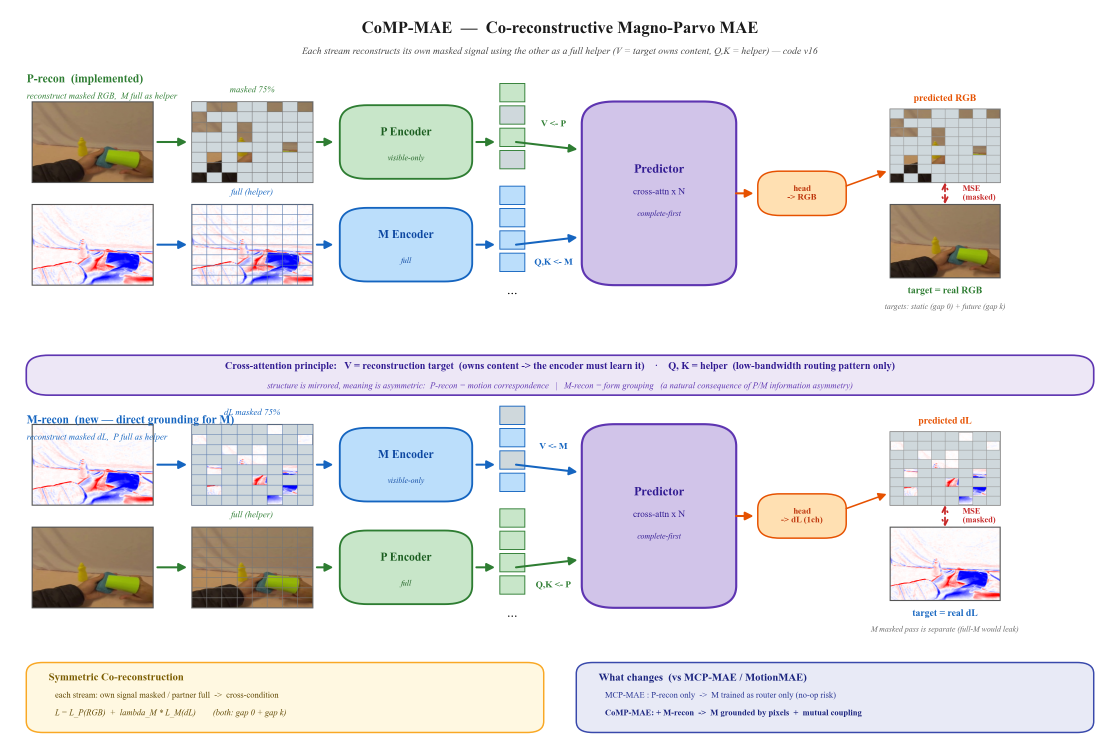
#> input picture paper_artifacts/architecture/comp_mae_fig.png, 3359 x 2260 px, given in place of epoch_030_pair.png, which was not available (shown at 1/3 size)
$ python make_mcp_mae_fig.py paper_artifacts/architecture/mcp_mae_fig.png
#> lines starting #> are read from the running program, lines starting #| are printed output that depends on the picture; pictures that were not available may be replaced by others from this repository, and a replacement may not be noted
### scripts/viz/arch_figs/_common.py
"""Shared helpers for architecture figures (MCP-MAE, MS-JEPA, ...).

Color convention, EgoDex frame extraction, and matplotlib drawing primitives
shared by the make_*_fig.py scripts in this directory.

Conventions (single source of truth — keep in sync with the mermaid companions):
  P / appearance / what  -> green
  M / motion / where     -> blue
  routing / predictor    -> purple
  head / output          -> orange
  teacher / EMA          -> teal   (MS-JEPA only)
  loss                   -> red ;  masked patch -> gray

Coordinate system: every figure draws on an axis with xlim/ylim = (0, 100).
Run scripts from the repo root so the default frame path resolves.
"""
import numpy as np
from PIL import Image
import matplotlib.pyplot as plt
from matplotlib.patches import FancyBboxPatch, Rectangle, FancyArrowPatch
from matplotlib.font_manager import FontProperties

# ---- color convention ---------------------------------------------------
C_P, C_P_FILL = "#2E7D32", "#c8e6c9"      # P / appearance / what
C_M, C_M_FILL = "#1565C0", "#bbdefb"      # M / motion / where
C_RT, C_RT_FILL = "#5E35B1", "#d1c4e9"    # routing / predictor
C_HD, C_HD_FILL = "#E65100", "#ffe0b2"    # head / output
C_TE, C_TE_FILL = "#00838f", "#b2ebf2"    # teacher / EMA (MS-JEPA)
C_LOSS = "#c62828"
C_GRAY = "#cfd8dc"
TXT = "#1a1a1a"
SERIF = FontProperties(family="Times New Roman")

NG = 8   # display patch grid (model is 14x14; coarse grid is schematic)

# default frame source: an EgoDex pair with clear, localized object motion
DEFAULT_PAIR_PNG = "paper_artifacts/recon_quality/msjepa_runB2_samples/epoch_030_pair.png"


def load_frame_pair(png=DEFAULT_PAIR_PNG, col_t=(228, 546), col_tk=(562, 880),
                    row=(492, 810), size=224):
    """Extract (frame_t, frame_t+k, dL) from a recon-sample contact sheet.

    Columns 1/2 of the sheet are GT frame_t / frame_t+k; `row` selects an
    EgoDex hand-manipulation example. dL = luminance(t+k) - luminance(t)
    (the M channel, matching preprocessing.compute_m_channel no-Sobel).
    """
#> called with col_t = (228, 546), col_tk = (562, 880), row = (492, 810), size = 224
    src = Image.open(png).convert("RGB")
    ft = np.asarray(src.crop((col_t[0], row[0], col_t[1], row[1])).resize((size, size))).astype(float) / 255.0
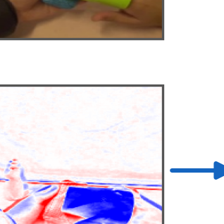
#> ft: shape (224, 224, 3) float64; mean R, G, B 0.863, 0.825, 0.859
    ftk = np.asarray(src.crop((col_tk[0], row[0], col_tk[1], row[1])).resize((size, size))).astype(float) / 255.0
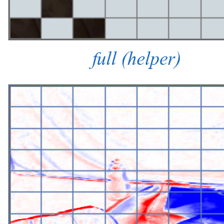
#> ftk: shape (224, 224, 3) float64; mean R, G, B 0.851, 0.834, 0.887
    lum = lambda x: 0.299 * x[..., 0] + 0.587 * x[..., 1] + 0.114 * x[..., 2]
    return ft, ftk, lum(ftk) - lum(ft)


def random_mask(seed=7, ratio=0.75):
    """Boolean [NG, NG] mask (True = masked) for the schematic patch grid."""
    return np.random.default_rng(seed).random((NG, NG)) < ratio


def new_canvas(figsize=(16.5, 8.4), dpi=200):
    fig = plt.figure(figsize=figsize, dpi=dpi)
    ax = fig.add_axes([0, 0, 1, 1])
    ax.set_xlim(0, 100)
    ax.set_ylim(0, 100)
    ax.axis("off")
    return fig, ax


# ---- drawing primitives (stateless; take ax first) ----------------------
def text(ax, x, y, s, size=12, color=TXT, weight="normal", style="normal", ha="center", va="center"):
    ax.text(x, y, s, fontsize=size, color=color, fontweight=weight, fontstyle=style,
            ha=ha, va=va, fontproperties=SERIF, zorder=10)


def box(ax, x, y, w, h, fc, ec, lw=1.8, r=2.5, z=3):
    ax.add_patch(FancyBboxPatch((x, y), w, h, boxstyle=f"round,pad=0.02,rounding_size={r}",
                 fc=fc, ec=ec, lw=lw, zorder=z, mutation_aspect=1))


def arrow(ax, x0, y0, x1, y1, color=TXT, lw=2.2, ls="-", z=6, mut=18, style="-|>", conn=None):
    kw = dict(arrowstyle=style, mutation_scale=mut, color=color, lw=lw, ls=ls,
              zorder=z, shrinkA=0, shrinkB=0)
    if conn is not None:
        kw["connectionstyle"] = conn   # e.g. "arc3,rad=-0.3" for a curved (EMA) loop
    ax.add_patch(FancyArrowPatch((x0, y0), (x1, y1), **kw))


def imgbox(ax, img, x, y, w, h, ec="#555", cmap=None, vmin=None, vmax=None, z=4):
    ax.imshow(img, extent=(x, x + w, y, y + h), aspect="auto", zorder=z, cmap=cmap, vmin=vmin, vmax=vmax)
    ax.add_patch(Rectangle((x, y), w, h, fill=False, ec=ec, lw=1.2, zorder=z + 1))


def patch_grid(ax, x, y, w, h, masked=None, edge="#777", z=5):
    cw, ch = w / NG, h / NG
    for i in range(NG):
        for j in range(NG):
            if masked is not None and masked[i, j]:
                ax.add_patch(Rectangle((x + j * cw, y + (NG - 1 - i) * ch), cw, ch,
                             fc=C_GRAY, ec=edge, lw=0.5, zorder=z))
            else:
                ax.add_patch(Rectangle((x + j * cw, y + (NG - 1 - i) * ch), cw, ch,
                             fill=False, ec=edge, lw=0.5, zorder=z))


def token_col(ax, x, ytop, n, fill, edge, masked_idx=(), w=2.3, gap=0.55, z=5):
    """A vertical stack of n token squares (some grayed by masked_idx) + a '...' tail."""
    th = 2.5
    for k in range(n):
        yy = ytop - k * (th + gap)
        fc = C_GRAY if k in masked_idx else fill
        ax.add_patch(Rectangle((x, yy), w, th, fc=fc, ec=edge, lw=1.0, zorder=z))
    ax.text(x + w / 2, ytop - n * (th + gap) + 0.4, "...", ha="center", va="center",
            fontsize=15, fontproperties=SERIF, zorder=z)
    return x + w / 2

### scripts/viz/arch_figs/make_mcp_mae_fig.py
"""MCP-MAE (Motion-Conditioned Predictive MAE) main figure.

SiamMAE Fig.1 layout adapted to MCP-MAE's two-stream structure:
  - Top row    P stream (appearance / WHAT): frame_t RGB -> mask 75% -> P Encoder -> V
  - Bottom row M stream (motion / WHERE)    : dL(t,t+k) -> M Encoder (lightweight) -> Q,K
  - Predictor (= p_motion_decoder): cross-attn  Q,K<-M / V<-P  + mask tokens -> recon_head -> frame_t+k pixels
  - target = real frame_t+k  (no EMA / no JEPA -> constant collapse impossible)

Code: src/models/two_stream_v15.py (_forward_pair_pixel / _predict_pixels),
      src/models/common/blocks.py (MotionRoutingBlock), preprocessing.py (no-Sobel).

Run from repo root:
    python3 scripts/viz/arch_figs/make_mcp_mae_fig.py paper_artifacts/architecture/mcp_mae_fig.png
"""
import sys
import matplotlib
matplotlib.use("Agg")
import _common as C

OUT = sys.argv[1] if len(sys.argv) > 1 else "/tmp/mcp_mae_fig.png"

ft, ftk, dL = C.load_frame_pair()
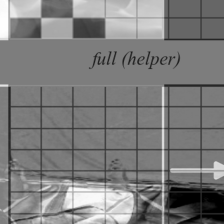
#> dL: shape (224, 224) float64; min -0.886, max 0.921, mean 0.00511; drawn with min black and max white
mask = C.random_mask(seed=7, ratio=0.75)
fig, ax = C.new_canvas()

# ax-bound wrappers (keep the body readable)
def text(*a, **k): C.text(ax, *a, **k)
def box(*a, **k): C.box(ax, *a, **k)
def arrow(*a, **k): C.arrow(ax, *a, **k)
def imgbox(*a, **k): C.imgbox(ax, *a, **k)
def patch_grid(*a, **k): C.patch_grid(ax, *a, **k)
def token_col(*a, **k): return C.token_col(ax, *a, **k)

C_P, C_P_FILL = C.C_P, C.C_P_FILL
C_M, C_M_FILL = C.C_M, C.C_M_FILL
C_RT, C_RT_FILL = C.C_RT, C.C_RT_FILL
C_HD, C_HD_FILL = C.C_HD, C.C_HD_FILL
C_LOSS = C.C_LOSS

yP, yM, S = 68, 24, 14

# ---------- stream identity headers --------------------------------------
text(1.5, yP + S / 2 + 6.2, "P stream  —  appearance (WHAT)", size=13, color=C_P, weight="bold", ha="left")
text(1.5, yM + S / 2 + 5.0, "M stream  —  motion (WHERE)", size=13, color=C_M, weight="bold", ha="left")

# ---------- TOP: P stream ------------------------------------------------
text(9, yP + S / 2 + 2.4, "frame  t", size=14, color=C_P, weight="bold")
imgbox(ft, 2, yP - S / 2, S, S)
arrow(16.4, yP, 18.0, yP, color=C_P)
imgbox(ft, 18.2, yP - S / 2, S, S, z=4)
patch_grid(18.2, yP - S / 2, S, S, masked=mask)
text(25.2, yP + S / 2 + 2.4, "patchify & mask 75%", size=12, color=C_P)
arrow(32.6, yP, 34.4, yP, color=C_P)
box(34.7, yP - 9, 13, 18, C_P_FILL, C_P, lw=2.0)
text(41.2, yP + 2.0, "P Encoder", size=15, weight="bold", color="#1B5E20")
text(41.2, yP - 1.8, "ViT-S / B  ·  depth 12", size=10.5, color="#1B5E20")
text(41.2, yP - 5.0, "visible-only (25%)", size=10, style="italic", color="#1B5E20")
text(41.2, yP + 9 + 2.5, "downstream backbone", size=10.5, style="italic", color=C_P, weight="bold")
arrow(47.8, yP, 49.4, yP, color=C_P)
token_col(49.7, yP + 7, 6, C_P_FILL, C_P, masked_idx=(1, 4))

# ---------- BOTTOM: M stream --------------------------------------------
imgbox(ft, 2, yM - S / 2 + 1.6, S * 0.6, S * 0.6, z=4)
imgbox(ftk, 2 + S * 0.62, yM - S / 2 - 1.6, S * 0.6, S * 0.6, z=5)
text(8.6, yM + S / 2 + 2.0, "frame t  &  t+k", size=11.5, color=C_M)
arrow(16.4, yM, 18.0, yM, color=C_M)
imgbox(dL, 18.2, yM - S / 2, S, S, cmap="bwr", vmin=-0.22, vmax=0.22, z=4)
patch_grid(18.2, yM - S / 2, S, S, edge="#5c7cae")
text(25.2, yM + S / 2 + 2.4, "M channel  =  dL   (1ch, no mask)", size=11.5, color=C_M)
text(25.2, yM - S / 2 - 2.2, "L(t+k) - L(t)", size=11, style="italic", color=C_M)
arrow(32.6, yM, 34.4, yM, color=C_M)
box(34.7, yM - 6.5, 13, 13, C_M_FILL, C_M, lw=2.0)
text(41.2, yM + 1.5, "M Encoder", size=14.5, weight="bold", color="#0D47A1")
text(41.2, yM - 2.0, "lightweight · depth 6", size=10, color="#0D47A1")
text(41.2, yM - 4.6, "unmasked", size=10, style="italic", color="#0D47A1")
arrow(47.8, yM, 49.4, yM, color=C_M)
token_col(49.7, yM + 6, 5, C_M_FILL, C_M)

# ---------- Predictor (cross-attention) ---------------------------------
PX, PY, PW, PH = 58, 37, 17.5, 18
box(PX, PY, PW, PH, C_RT_FILL, C_RT, lw=2.4, r=3)
text(PX + PW / 2, PY + PH - 3.2, "Predictor", size=15.5, weight="bold", color="#311B92")
text(PX + PW / 2, PY + PH - 6.8, "p_motion_decoder", size=10.5, style="italic", color="#311B92")
text(PX + PW / 2, PY + PH / 2 - 0.5, "cross-attention x N", size=11.5, color="#311B92")
text(PX + PW / 2, PY + 3.2, "+ mask tokens", size=10, style="italic", color="#311B92")
arrow(53.2, yP - 4.5, PX + 4.5, PY + PH - 0.6, color=C_P, lw=2.3)
arrow(53.2, yM + 2.0, PX + 4.5, PY + 0.6, color=C_M, lw=2.3)
text(56.5, 65.0, "V  <-  P   (what)", size=11.5, color=C_P, weight="bold", ha="left")
text(56.5, 27.3, "Q, K  <-  M   (where)", size=11.5, color=C_M, weight="bold", ha="left")

# ---------- recon_head -> predicted / target ----------------------------
arrow(PX + PW, PY + PH / 2, PX + PW + 1.8, PY + PH / 2, color=C_HD)
box(77.8, PY + PH / 2 - 3.4, 9.2, 6.8, C_HD_FILL, C_HD, lw=1.8, r=2)
text(82.4, PY + PH / 2, "recon_head\n-> pixels", size=10.5, color="#bf360c", weight="bold")

ypred = yP - 2
imgbox(ftk, 89, ypred - 6, 12, 12, z=4)
patch_grid(89, ypred - 6, 12, 12, masked=mask, edge="#999")
text(95, ypred + 7.6, "predicted  frame t+k", size=12, color=C_HD, weight="bold")
arrow(87.0, PY + PH / 2 + 1.5, 89.3, ypred - 6 + 1.5, color=C_HD, lw=1.8)

ytgt = yM + 2
imgbox(ftk, 89, ytgt - 6, 12, 12, z=4)
text(95, ytgt - 8.0, "target = real  frame t+k", size=12, color=C_M, weight="bold")

C.arrow(ax, 95, ypred - 6, 95, ytgt + 6, color=C_LOSS, lw=2.0, ls=(0, (4, 2)), style="<->", mut=15)
text(96.6, (ypred + ytgt) / 2, "MSE\n(masked\npositions)", size=10, color=C_LOSS, weight="bold", ha="left")

# ============== bottom explanation boxes =================================
b1x, b1y, b1w, b1h = 2, 1.5, 46, 11.5
box(b1x, b1y, b1w, b1h, "#fff8e1", "#f9a825", lw=1.6, r=1.5)
text(b1x + 2, b1y + 9.1, "Unified mechanism  —  one predict() does both", size=11.5, weight="bold", color="#7a5c00", ha="left")
text(b1x + 2.6, b1y + 6.7, "M = real  dL(t, t+k)   ->  predict future pixels   (shown)", size=10, color="#5d4500", ha="left")
text(b1x + 2.6, b1y + 4.3, "M = null  dL(t, t)=0   ->  identity routing  ->  reconstruct (gap=0)", size=10, color="#5d4500", ha="left")
text(b1x + 2.6, b1y + 1.5, "L = lambda*(L_t + L_tk)  +  lambda*L_pred       (motion size = gap)", size=10, style="italic", color="#5d4500", ha="left")

b2x, b2y, b2w, b2h = 52, 1.5, 46, 11.5
box(b2x, b2y, b2w, b2h, "#e8eaf6", "#3949ab", lw=1.6, r=1.5)
text(b2x + 2, b2y + 9.1, "vs SiamMAE  —  what changes", size=11.5, weight="bold", color="#1a237e", ha="left")
text(b2x + 2.6, b2y + 7.1, "SiamMAE :  two RGB frames, siamese enc  ·  Q<-future / K,V<-past", size=9.6, color="#283593", ha="left")
text(b2x + 2.6, b2y + 5.1, "MCP-MAE :  factorize appearance P(RGB) & motion M(dL)", size=9.6, color="#283593", ha="left")
text(b2x + 2.6, b2y + 3.1, "   ->  Q,K <- M (where) · V <- P (what)   = what/where factorization", size=9.6, weight="bold", color="#1a237e", ha="left")
text(b2x + 2.6, b2y + 1.1, "   ->  target = real pixels (no EMA / no JEPA  ->  collapse impossible)", size=9.6, color="#283593", ha="left")

# ============== title ====================================================
text(50, 97.0, "MCP-MAE  —  Motion-Conditioned Predictive MAE", size=18, weight="bold")
text(50, 92.6, "Factorize appearance (P) and motion (M); M routes 'where' (Q,K) onto P's 'what' (V) to predict future pixels",
     size=11, style="italic", color="#444")

fig.savefig(OUT, bbox_inches="tight", facecolor="white", pad_inches=0.15)
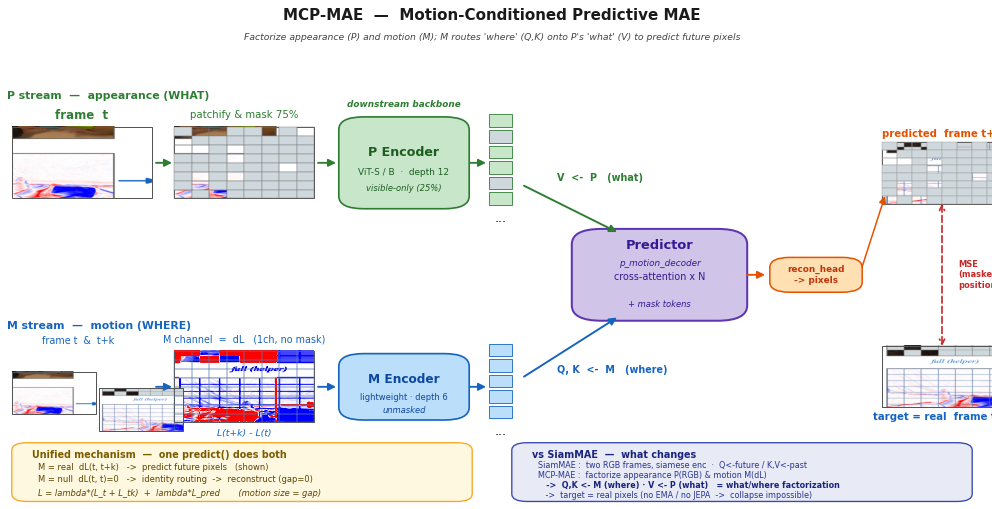
#> figure drawn by matplotlib, 1 panel
print("saved", OUT)
